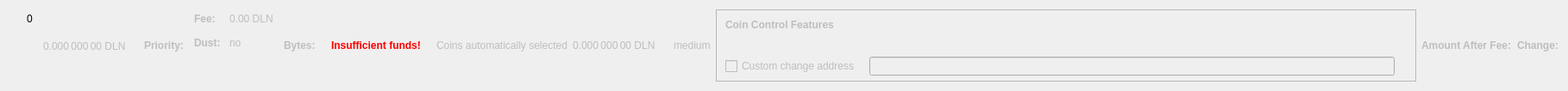
    <widget class="QWidget" name="dummyHideWidget" native="true">
     <property name="maximumSize">
      <size>
       <width>100</width>
       <height>22</height>
      </size>
     </property>
     <layout class="QHBoxLayout" name="dummyHideLayout">
      <item>
       <layout class="QFormLayout" name="formLayoutCoinControl1">
        <property name="horizontalSpacing">
         <number>10</number>
        </property>
        <property name="verticalSpacing">
         <number>14</number>
        </property>
        <property name="leftMargin">
         <number>10</number>
        </property>
        <property name="topMargin">
         <number>4</number>
        </property>
        <property name="rightMargin">
         <number>6</number>
        </property>
        <item row="0" column="1">
         <widget class="QLabel" name="labelCoinControlBytes">
          <property name="cursor">
           <cursorShape>IBeamCursor</cursorShape>
          </property>
          <property name="contextMenuPolicy">
           <enum>Qt::ActionsContextMenu</enum>
          </property>
          <property name="text">
           <string notr="true">0</string>
          </property>
          <property name="textInteractionFlags">
           <set>Qt::LinksAccessibleByMouse|Qt::TextSelectableByKeyboard|Qt::TextSelectableByMouse</set>
          </property>
         </widget>
        </item>
       </layout>
      </item>
      <item>
       <widget class="QLabel" name="labelCoinControlAfterFee">
        <property name="enabled">
         <bool>false</bool>
        </property>
        <property name="sizePolicy">
         <sizepolicy hsizetype="Fixed" vsizetype="Fixed">
          <horstretch>0</horstretch>
          <verstretch>0</verstretch>
         </sizepolicy>
        </property>
        <property name="minimumSize">
         <size>
          <width>111</width>
          <height>12</height>
         </size>
        </property>
        <property name="maximumSize">
         <size>
          <width>111</width>
          <height>12</height>
         </size>
        </property>
        <property name="cursor">
         <cursorShape>IBeamCursor</cursorShape>
        </property>
        <property name="contextMenuPolicy">
         <enum>Qt::ActionsContextMenu</enum>
        </property>
        <property name="text">
         <string notr="true">0.000 000 00 DLN</string>
        </property>
        <property name="textInteractionFlags">
         <set>Qt::LinksAccessibleByMouse|Qt::TextSelectableByKeyboard|Qt::TextSelectableByMouse</set>
        </property>
       </widget>
      </item>
      <item>
       <widget class="QLabel" name="labelCoinControlPriorityText">
        <property name="enabled">
         <bool>false</bool>
        </property>
        <property name="font">
         <font>
          <weight>75</weight>
          <bold>true</bold>
         </font>
        </property>
        <property name="text">
         <string>Priority:</string>
        </property>
       </widget>
      </item>
      <item>
       <layout class="QHBoxLayout" name="horizontalLayout"/>
      </item>
      <item>
       <layout class="QFormLayout" name="formLayoutCoinControl3">
        <property name="horizontalSpacing">
         <number>10</number>
        </property>
        <property name="verticalSpacing">
         <number>14</number>
        </property>
        <property name="leftMargin">
         <number>6</number>
        </property>
        <property name="topMargin">
         <number>4</number>
        </property>
        <property name="rightMargin">
         <number>6</number>
        </property>
        <item row="0" column="0">
         <widget class="QLabel" name="labelCoinControlFeeText">
          <property name="enabled">
           <bool>false</bool>
          </property>
          <property name="font">
           <font>
            <weight>75</weight>
            <bold>true</bold>
           </font>
          </property>
          <property name="text">
           <string>Fee:</string>
          </property>
          <property name="margin">
           <number>0</number>
          </property>
         </widget>
        </item>
        <item row="0" column="1">
         <widget class="QLabel" name="labelCoinControlFee">
          <property name="enabled">
           <bool>false</bool>
          </property>
          <property name="cursor">
           <cursorShape>IBeamCursor</cursorShape>
          </property>
          <property name="contextMenuPolicy">
           <enum>Qt::ActionsContextMenu</enum>
          </property>
          <property name="text">
           <string notr="true">0.00 DLN</string>
          </property>
          <property name="textInteractionFlags">
           <set>Qt::LinksAccessibleByMouse|Qt::TextSelectableByKeyboard|Qt::TextSelectableByMouse</set>
          </property>
         </widget>
        </item>
        <item row="1" column="0">
         <widget class="QLabel" name="labelCoinControlLowOutputText">
          <property name="enabled">
           <bool>false</bool>
          </property>
          <property name="font">
           <font>
            <weight>75</weight>
            <bold>true</bold>
           </font>
          </property>
          <property name="text">
           <string>Dust:</string>
          </property>
         </widget>
        </item>
        <item row="1" column="1">
         <widget class="QLabel" name="labelCoinControlLowOutput">
          <property name="enabled">
           <bool>false</bool>
          </property>
          <property name="cursor">
           <cursorShape>IBeamCursor</cursorShape>
          </property>
          <property name="contextMenuPolicy">
           <enum>Qt::ActionsContextMenu</enum>
          </property>
          <property name="text">
           <string>no</string>
          </property>
          <property name="textInteractionFlags">
           <set>Qt::LinksAccessibleByMouse|Qt::TextSelectableByKeyboard|Qt::TextSelectableByMouse</set>
          </property>
         </widget>
        </item>
       </layout>
      </item>
      <item>
       <widget class="QLabel" name="labelCoinControlBytesText">
        <property name="enabled">
         <bool>false</bool>
        </property>
        <property name="font">
         <font>
          <weight>75</weight>
          <bold>true</bold>
         </font>
        </property>
        <property name="text">
         <string>Bytes:</string>
        </property>
       </widget>
      </item>
      <item>
       <layout class="QFormLayout" name="formLayoutCoinControl2">
        <property name="horizontalSpacing">
         <number>10</number>
        </property>
        <property name="verticalSpacing">
         <number>14</number>
        </property>
        <property name="leftMargin">
         <number>6</number>
        </property>
        <property name="topMargin">
         <number>4</number>
        </property>
        <property name="rightMargin">
         <number>6</number>
        </property>
       </layout>
      </item>
      <item>
       <layout class="QHBoxLayout" name="horizontalLayoutCoinControl2">
        <property name="spacing">
         <number>8</number>
        </property>
        <property name="bottomMargin">
         <number>10</number>
        </property>
       </layout>
      </item>
      <item>
       <widget class="QLabel" name="labelCoinControlInsuffFunds">
        <property name="enabled">
         <bool>false</bool>
        </property>
        <property name="minimumSize">
         <size>
          <width>0</width>
          <height>0</height>
         </size>
        </property>
        <property name="font">
         <font>
          <weight>75</weight>
          <bold>true</bold>
         </font>
        </property>
        <property name="styleSheet">
         <string notr="true">color:red;font-weight:bold;</string>
        </property>
        <property name="text">
         <string>Insufficient funds!</string>
        </property>
        <property name="margin">
         <number>5</number>
        </property>
       </widget>
      </item>
      <item>
       <layout class="QFormLayout" name="formLayoutCoinControl4">
        <property name="horizontalSpacing">
         <number>10</number>
        </property>
        <property name="verticalSpacing">
         <number>14</number>
        </property>
        <property name="leftMargin">
         <number>6</number>
        </property>
        <property name="topMargin">
         <number>4</number>
        </property>
        <property name="rightMargin">
         <number>6</number>
        </property>
       </layout>
      </item>
      <item>
       <widget class="QLabel" name="labelCoinControlAutomaticallySelected">
        <property name="enabled">
         <bool>false</bool>
        </property>
        <property name="sizePolicy">
         <sizepolicy hsizetype="Fixed" vsizetype="Fixed">
          <horstretch>0</horstretch>
          <verstretch>0</verstretch>
         </sizepolicy>
        </property>
        <property name="minimumSize">
         <size>
          <width>0</width>
          <height>0</height>
         </size>
        </property>
        <property name="maximumSize">
         <size>
          <width>240</width>
          <height>16777215</height>
         </size>
        </property>
        <property name="text">
         <string>Coins automatically selected</string>
        </property>
        <property name="margin">
         <number>5</number>
        </property>
       </widget>
      </item>
      <item>
       <widget class="QLabel" name="labelCoinControlChange">
        <property name="enabled">
         <bool>false</bool>
        </property>
        <property name="sizePolicy">
         <sizepolicy hsizetype="Fixed" vsizetype="Fixed">
          <horstretch>0</horstretch>
          <verstretch>0</verstretch>
         </sizepolicy>
        </property>
        <property name="minimumSize">
         <size>
          <width>111</width>
          <height>0</height>
         </size>
        </property>
        <property name="maximumSize">
         <size>
          <width>111</width>
          <height>16777215</height>
         </size>
        </property>
        <property name="cursor">
         <cursorShape>IBeamCursor</cursorShape>
        </property>
        <property name="contextMenuPolicy">
         <enum>Qt::ActionsContextMenu</enum>
        </property>
        <property name="text">
         <string notr="true">0.000 000 00 DLN</string>
        </property>
        <property name="textInteractionFlags">
         <set>Qt::LinksAccessibleByMouse|Qt::TextSelectableByKeyboard|Qt::TextSelectableByMouse</set>
        </property>
       </widget>
      </item>
      <item>
       <widget class="QLabel" name="labelCoinControlPriority">
        <property name="enabled">
         <bool>false</bool>
        </property>
        <property name="cursor">
         <cursorShape>IBeamCursor</cursorShape>
        </property>
        <property name="contextMenuPolicy">
         <enum>Qt::ActionsContextMenu</enum>
        </property>
        <property name="text">
         <string>medium</string>
        </property>
        <property name="textInteractionFlags">
         <set>Qt::LinksAccessibleByMouse|Qt::TextSelectableByKeyboard|Qt::TextSelectableByMouse</set>
        </property>
       </widget>
      </item>
      <item>
       <widget class="QFrame" name="frameCoinControl">
        <property name="sizePolicy">
         <sizepolicy hsizetype="Expanding" vsizetype="Expanding">
          <horstretch>0</horstretch>
          <verstretch>0</verstretch>
         </sizepolicy>
        </property>
        <property name="maximumSize">
         <size>
          <width>16777215</width>
          <height>16777215</height>
         </size>
        </property>
        <property name="frameShape">
         <enum>QFrame::StyledPanel</enum>
        </property>
        <property name="frameShadow">
         <enum>QFrame::Sunken</enum>
        </property>
        <layout class="QVBoxLayout" name="verticalLayoutCoinControl2_2">
         <property name="spacing">
          <number>0</number>
         </property>
         <property name="leftMargin">
          <number>0</number>
         </property>
         <property name="topMargin">
          <number>0</number>
         </property>
         <property name="rightMargin">
          <number>0</number>
         </property>
         <property name="bottomMargin">
          <number>6</number>
         </property>
         <item>
          <layout class="QVBoxLayout" name="verticalLayoutCoinControl" stretch="0,0,0,1">
           <property name="spacing">
            <number>0</number>
           </property>
           <property name="leftMargin">
            <number>10</number>
           </property>
           <property name="topMargin">
            <number>10</number>
           </property>
           <item>
            <layout class="QHBoxLayout" name="horizontalLayoutCoinControl1">
             <property name="bottomMargin">
              <number>15</number>
             </property>
             <item>
              <widget class="QLabel" name="labelCoinControlFeatures">
               <property name="enabled">
                <bool>false</bool>
               </property>
               <property name="sizePolicy">
                <sizepolicy hsizetype="Preferred" vsizetype="Maximum">
                 <horstretch>0</horstretch>
                 <verstretch>0</verstretch>
                </sizepolicy>
               </property>
               <property name="font">
                <font>
                 <weight>75</weight>
                 <bold>true</bold>
                </font>
               </property>
               <property name="styleSheet">
                <string notr="true">font-weight:bold;</string>
               </property>
               <property name="text">
                <string>Coin Control Features</string>
               </property>
              </widget>
             </item>
            </layout>
           </item>
           <item>
            <widget class="QWidget" name="widgetCoinControl" native="true">
             <property name="sizePolicy">
              <sizepolicy hsizetype="Preferred" vsizetype="Preferred">
               <horstretch>0</horstretch>
               <verstretch>0</verstretch>
              </sizepolicy>
             </property>
             <property name="minimumSize">
              <size>
               <width>0</width>
               <height>0</height>
              </size>
             </property>
             <property name="styleSheet">
              <string notr="true"/>
             </property>
             <layout class="QHBoxLayout" name="horizontalLayoutCoinControl5_2">
              <property name="leftMargin">
               <number>0</number>
              </property>
              <property name="topMargin">
               <number>0</number>
              </property>
              <property name="rightMargin">
               <number>0</number>
              </property>
              <property name="bottomMargin">
               <number>0</number>
              </property>
              <item>
               <layout class="QHBoxLayout" name="horizontalLayoutCoinControl3">
                <property name="spacing">
                 <number>20</number>
                </property>
                <property name="topMargin">
                 <number>0</number>
                </property>
                <property name="bottomMargin">
                 <number>10</number>
                </property>
               </layout>
              </item>
             </layout>
            </widget>
           </item>
           <item>
            <layout class="QHBoxLayout" name="horizontalLayoutCoinControl4" stretch="0,0,0">
             <property name="spacing">
              <number>12</number>
             </property>
             <property name="sizeConstraint">
              <enum>QLayout::SetDefaultConstraint</enum>
             </property>
             <property name="topMargin">
              <number>5</number>
             </property>
             <property name="rightMargin">
              <number>5</number>
             </property>
             <item>
              <widget class="QCheckBox" name="checkBoxCoinControlChange">
               <property name="enabled">
                <bool>false</bool>
               </property>
               <property name="toolTip">
                <string>If this is activated, but the change address is empty or invalid, change will be sent to a newly generated address.</string>
               </property>
               <property name="text">
                <string>Custom change address</string>
               </property>
              </widget>
             </item>
             <item>
              <widget class="QValidatedLineEdit" name="lineEditCoinControlChange">
               <property name="enabled">
                <bool>false</bool>
               </property>
               <property name="sizePolicy">
                <sizepolicy hsizetype="Expanding" vsizetype="Fixed">
                 <horstretch>0</horstretch>
                 <verstretch>0</verstretch>
                </sizepolicy>
               </property>
              </widget>
             </item>
             <item>
              <widget class="QLabel" name="labelCoinControlChangeLabel_2">
               <property name="sizePolicy">
                <sizepolicy hsizetype="Preferred" vsizetype="Expanding">
                 <horstretch>0</horstretch>
                 <verstretch>0</verstretch>
                </sizepolicy>
               </property>
               <property name="minimumSize">
                <size>
                 <width>0</width>
                 <height>0</height>
                </size>
               </property>
               <property name="text">
                <string/>
               </property>
               <property name="margin">
                <number>3</number>
               </property>
              </widget>
             </item>
            </layout>
           </item>
           <item>
            <spacer name="verticalSpacerCoinControl">
             <property name="orientation">
              <enum>Qt::Vertical</enum>
             </property>
             <property name="sizeHint" stdset="0">
              <size>
               <width>800</width>
               <height>1</height>
              </size>
             </property>
            </spacer>
           </item>
          </layout>
         </item>
        </layout>
       </widget>
      </item>
      <item>
       <widget class="QLabel" name="labelCoinControlAfterFeeText">
        <property name="enabled">
         <bool>false</bool>
        </property>
        <property name="minimumSize">
         <size>
          <width>0</width>
          <height>0</height>
         </size>
        </property>
        <property name="maximumSize">
         <size>
          <width>16777215</width>
          <height>16777215</height>
         </size>
        </property>
        <property name="font">
         <font>
          <weight>75</weight>
          <bold>true</bold>
         </font>
        </property>
        <property name="text">
         <string>Amount After Fee:</string>
        </property>
        <property name="alignment">
         <set>Qt::AlignLeading|Qt::AlignLeft|Qt::AlignVCenter</set>
        </property>
        <property name="margin">
         <number>0</number>
        </property>
       </widget>
      </item>
      <item>
       <widget class="QLabel" name="labelCoinControlChangeText">
        <property name="enabled">
         <bool>false</bool>
        </property>
        <property name="sizePolicy">
         <sizepolicy hsizetype="Preferred" vsizetype="Preferred">
          <horstretch>0</horstretch>
          <verstretch>0</verstretch>
         </sizepolicy>
        </property>
        <property name="minimumSize">
         <size>
          <width>0</width>
          <height>0</height>
         </size>
        </property>
        <property name="maximumSize">
         <size>
          <width>16777215</width>
          <height>16777215</height>
         </size>
        </property>
        <property name="font">
         <font>
          <weight>75</weight>
          <bold>true</bold>
         </font>
        </property>
        <property name="text">
         <string>Change:</string>
        </property>
        <property name="alignment">
         <set>Qt::AlignLeading|Qt::AlignLeft|Qt::AlignVCenter</set>
        </property>
       </widget>
      </item>
     </layout>
    </widget>
